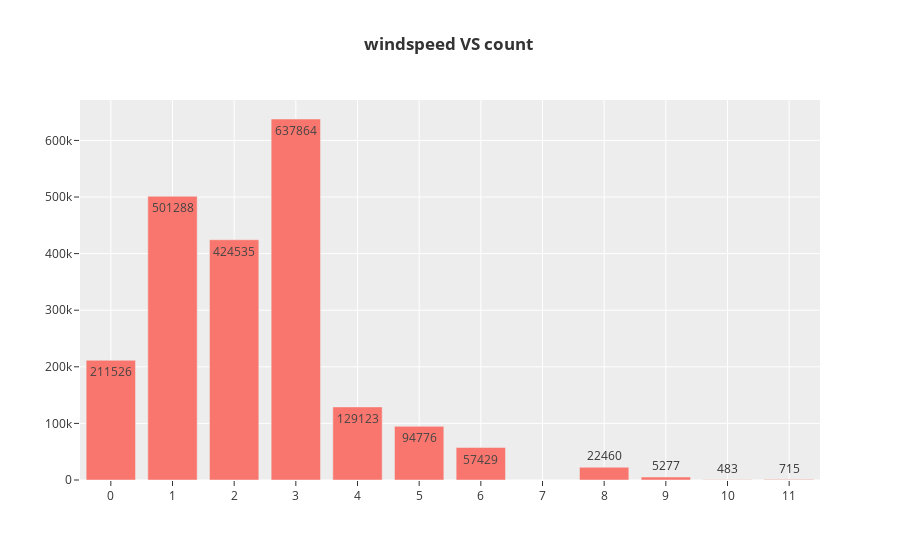

Source (notebook cell):
### Code cell
df = train_df.groupby(['windspeed_category']).sum().reset_index()

fig = go.Figure()
fig.add_trace(
    go.Bar(x=df['windspeed_category'], y=df['count'], text=df['count'], textposition='auto', texttemplate='%{text:.0f}' )
)
fig.update_layout({
        "title": { "text": "<b>windspeed VS count </b>" },
        "xaxis": { "showticklabels":True, "dtick": "1" },
        "template":'ggplot2'
})
fig.show()

### Figure 1 — Plotly figure (JSON) as saved in the notebook; plotly's stock layout.template omitted (floating-point values rounded to 4 significant figures)
{"data": [{"text": [211526, 501288, 424535, 637864, 129123, 94776, 57429, 22460, 5277, 483, 715], "textposition": "auto", "texttemplate": "%{text:.0f}", "type": "bar", "x": [0, 1, 2, 3, 4, 5, 6, 8, 9, 10, 11], "y": [211526, 501288, 424535, 637864, 129123, 94776, 57429, 22460, 5277, 483, 715]}], "layout": {"title": {"text": "<b>windspeed VS count </b>"}, "xaxis": {"dtick": "1", "showticklabels": true}}}
